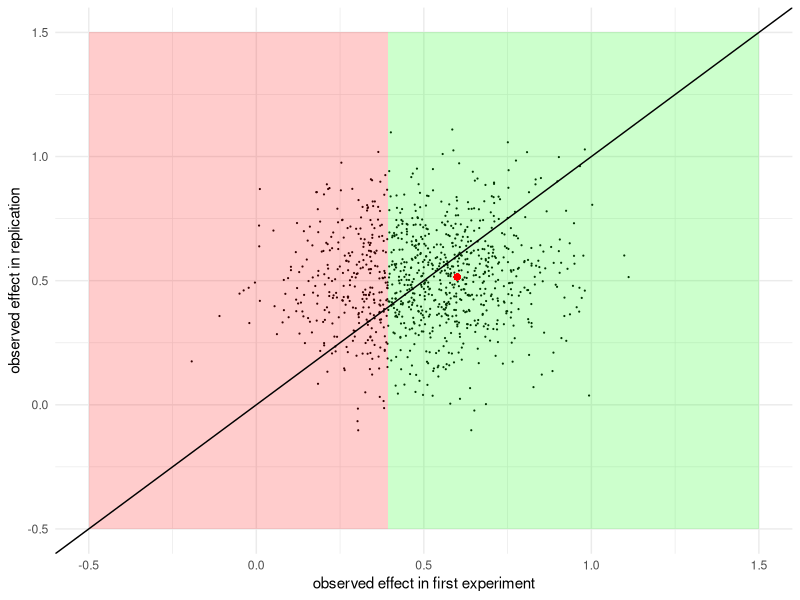
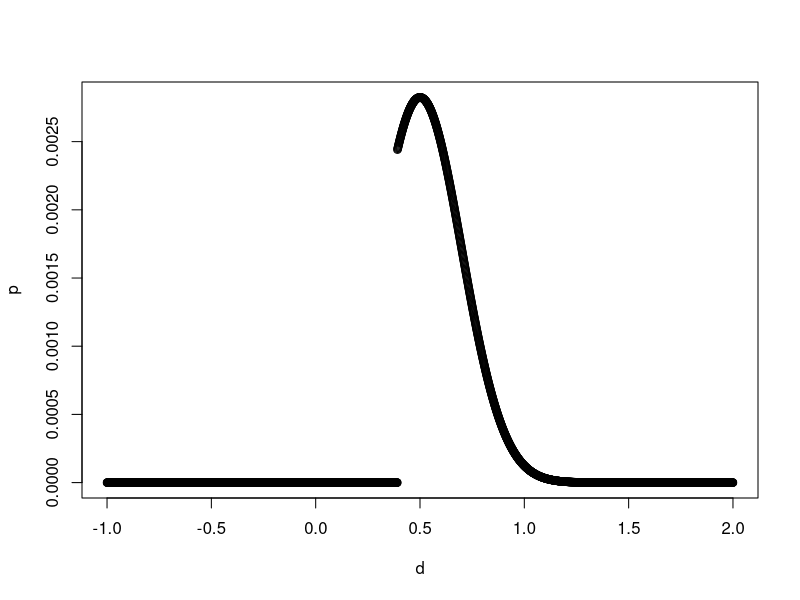
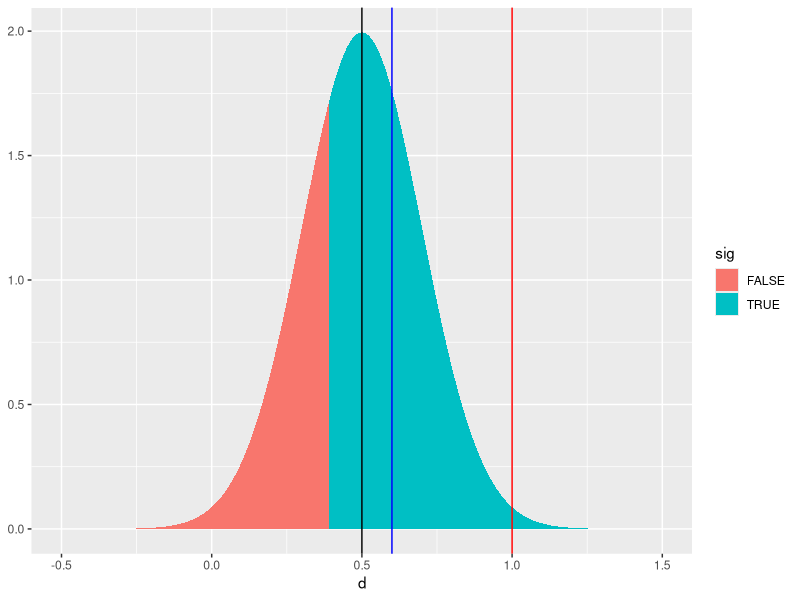
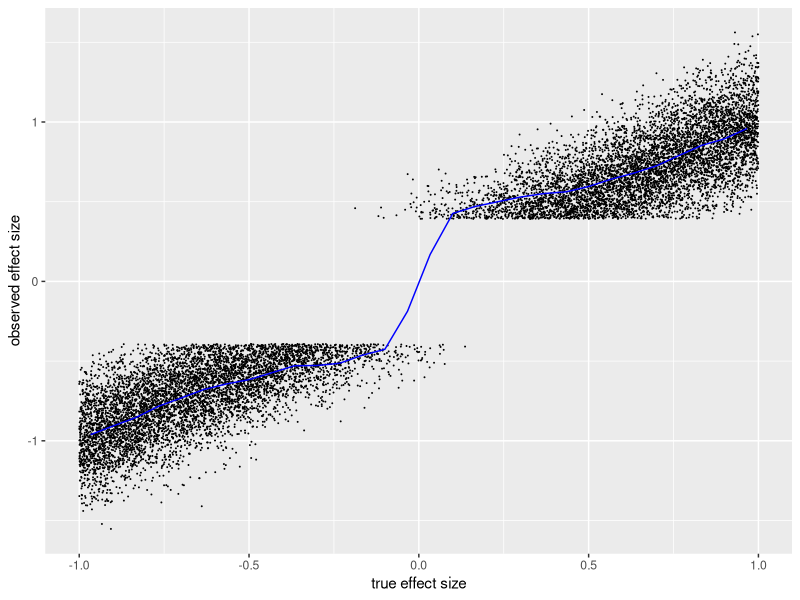
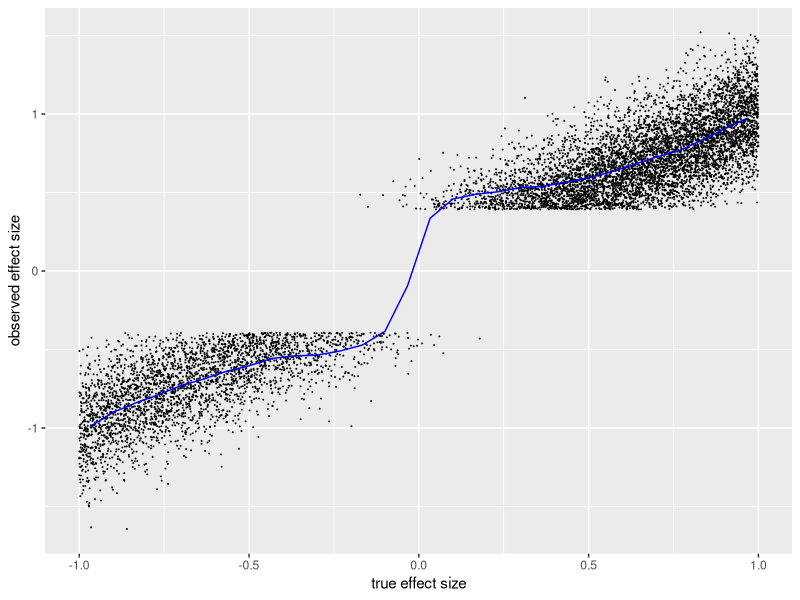
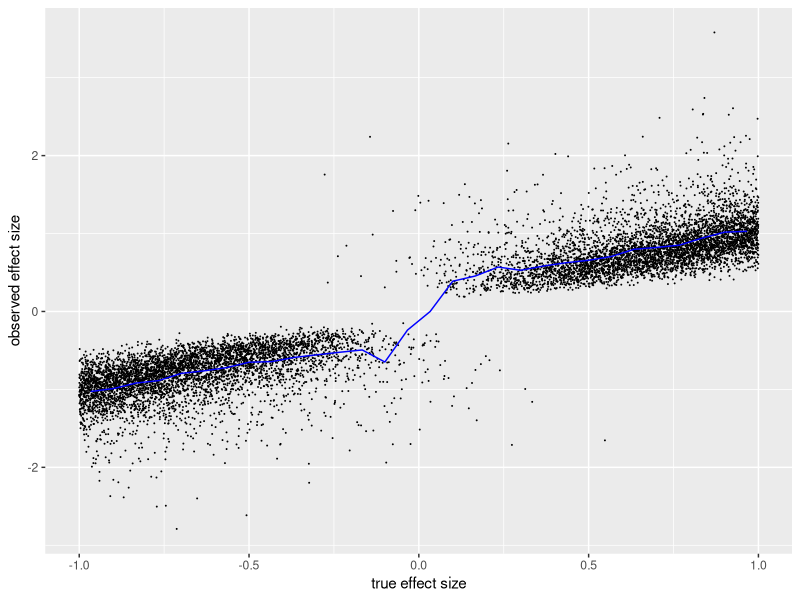
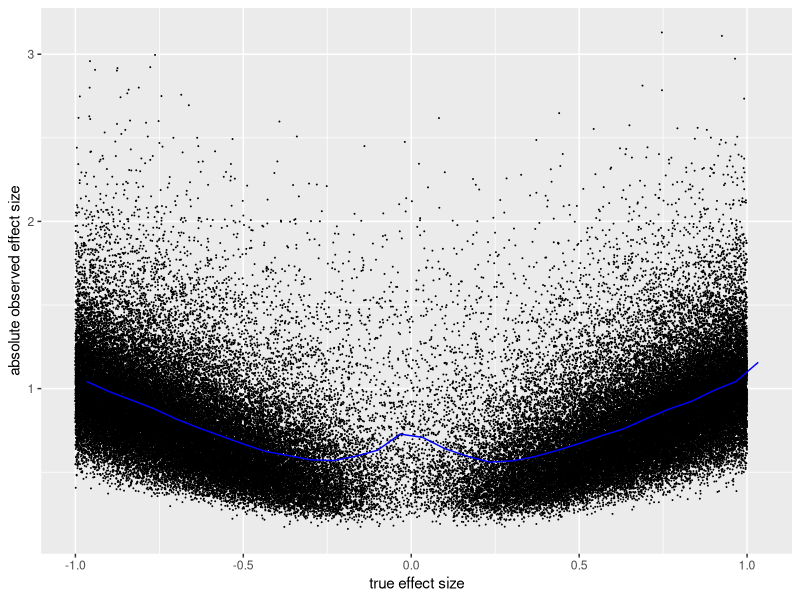
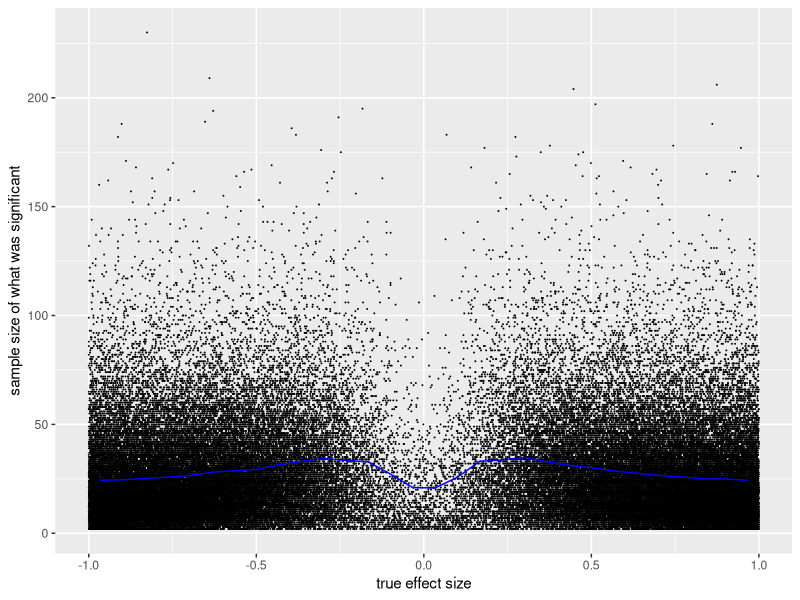

Generate these figures, in order, with R:
library(pwr)

n = round(pwr::pwr.norm.test(d=0.5, power = 0.7)$n)

d.thresh = qnorm(0.975, 0, 1/sqrt(n))
1-pnorm(d.thresh, 0.5, 1/sqrt(n))

library(tidyverse)

dat <- tibble(d1 = rnorm(1000, 0.5, 1/sqrt(n)), d2 = rnorm(1000, 0.5, 1/sqrt(n))) 
m.d1 = dat %>% filter(d1 > qnorm(0.975, 0, 1/sqrt(n))) %>% pull(d1) %>% mean()
m.d2 = dat %>% filter(d1 > qnorm(0.975, 0, 1/sqrt(n))) %>% pull(d2) %>% mean()

dat %>% 
  ggplot(aes(d1,d2))+
  geom_point(size=0.1, color='black')+
  annotate("rect", xmin = qnorm(0.975, 0, 1/sqrt(n)), xmax = -0.5,
            ymin = -0.5, ymax=1.5, fill=alpha('red', 0.2))+
  annotate("rect", xmin = qnorm(0.975, 0, 1/sqrt(n)), xmax = 1.5,
           ymin = -0.5, ymax=1.5, fill=alpha('green', 0.2))+
  geom_abline(slope=1, color='black')+
  geom_point(x = m.d1, y=m.d2, color='red')+
  theme_minimal()+
  xlab('observed effect in first experiment')+
  ylab('observed effect in replication')

delta = 0.001
d = seq(-1, 2, by=delta)
p = dnorm(d, 0.5, 1/sqrt(25))
p[d < d.thresh] = 0
p = p/sum(p)
plot(d,p)
sum(d*p)

tibble(d=seq(-0.5, 1.5, by=delta), 
       p=dnorm(d, 0.5, 1/sqrt(25))) %>% 
  mutate(sig = d>d.thresh) %>% 
  ggplot(aes(x=d, ymax=p, ymin=0, fill=sig))+
  geom_ribbon()+
  geom_vline(xintercept = 0.5, color='black')+
  geom_vline(xintercept = 0.6, color='blue')+
  geom_vline(xintercept = 1, color='red')
  


## observed vs true effect size, given constant sample size

n = 25
d.thresh = qnorm(0.975, 0, 1/sqrt(n))
data.frame(d = seq(-1,1,by=0.0001)) %>% 
  mutate(d.o = rnorm(n(), d, 1/sqrt(n))) %>% 
  filter(abs(d.o) > abs(d.thresh)) %>% 
  ggplot(aes(x=d, y=d.o))+
  geom_point(size=0.02)+
  stat_summary_bin(geom='line', fun.y='mean', color='blue')+
  xlab('true effect size')+
  ylab('observed effect size')


n = 25
d.thresh = qnorm(0.975, 0, 1/sqrt(n))
data.frame(d = seq(-1,1,by=0.0001)) %>% 
  mutate(d.o = rnorm(n(), d, 1/sqrt(n))) %>% 
  mutate(reported = ifelse(runif(n())<0.5, abs(d.o) > abs(d.thresh),
                           d.o > d.thresh)) %>% 
  filter(reported) %>% 
  ggplot(aes(x=d, y=d.o))+
  geom_point(size=0.02)+
  stat_summary_bin(geom='line', fun.y='mean', color='blue')+
  xlab('true effect size')+
  ylab('observed effect size')




n = 25
d.thresh = qnorm(0.975, 0, 1/sqrt(n))
data.frame(d = seq(-1,1,by=0.0001)) %>% 
  mutate(n.sample = rgeom(n(), 0.05)+2) %>% 
  mutate(d.o = rnorm(n(), d, 1/sqrt(n.sample))) %>% 
  filter(abs(d.o) > abs(qnorm(0.975, 0, 1/sqrt(n.sample)))) %>% 
  ggplot(aes(x=d, y=d.o))+
  geom_point(size=0.02)+
  stat_summary_bin(geom='line', fun.y='mean', color='blue')+
  xlab('true effect size')+
  ylab('observed effect size')




n = 25
d.thresh = qnorm(0.975, 0, 1/sqrt(n))
data.frame(d = seq(-1,1,by=0.00001)) %>% 
  mutate(n.sample = rgeom(n(), 0.05)+2) %>% 
  mutate(d.o = rnorm(n(), d, 1/sqrt(n.sample))) %>% 
  filter(abs(d.o) > abs(qnorm(0.975, 0, 1/sqrt(n.sample)))) %>% 
  mutate(d.o = abs(d.o)) %>% 
  ggplot(aes(x=d, y=d.o))+
  geom_point(size=0.02)+
  stat_summary_bin(geom='line', fun.y='mean', color='blue')+
  xlab('true effect size')+
  ylab('absolute observed effect size')


data.frame(d = seq(-1,1,by=0.00001)) %>% 
  mutate(n.sample = rgeom(n(), 0.05)+2) %>% 
  mutate(d.o = rnorm(n(), d, 1/sqrt(n.sample))) %>% 
  filter(abs(d.o) > abs(qnorm(0.975, 0, 1/sqrt(n.sample)))) %>% 
  mutate(d.o = abs(d.o)) %>% 
  ggplot(aes(x=d, y=n.sample))+
  geom_point(size=0.02)+
  stat_summary_bin(geom='line', fun.y='mean', color='blue')+
  xlab('true effect size')+
  ylab('sample size of what was significant')
